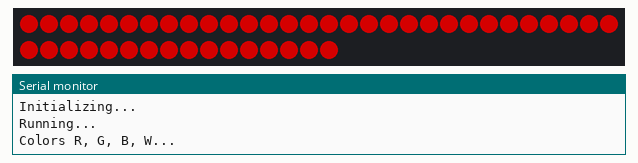
Bench run of a sketch on a simulated Arduino Uno, built with avr-gcc and run on an emulated ATmega328P. On the bench: 46 RGB LEDs in strip order, left to right, continuing on the next row, the last lines printed to the serial monitor. Dim RGB values are drawn brighter than linear.

Above: at 0.1 s.
At 2.1 s:
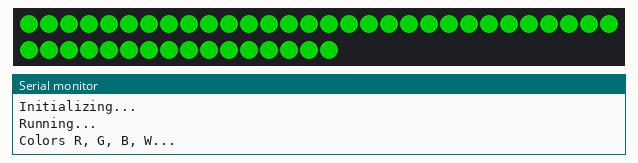
At 4.1 s:
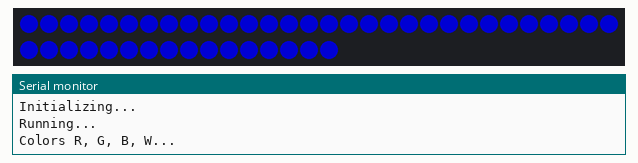
At 6.1 s:
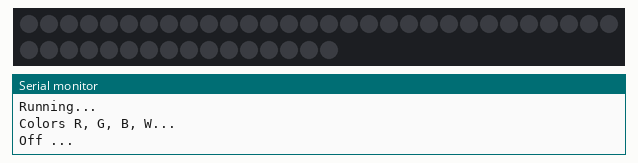

The sketch:

Board_test.ino
```cpp
// NeoPixelTest
// This example will cycle between showing four pixels as Red, Green, Blue, White
// and then showing those pixels as Black.
//
// Included but commented out are examples of configuring a NeoPixelBus for
// different color order including an extra white channel, different data speeds, and
// for Esp8266 different methods to send the data.
// NOTE: You will need to make sure to pick the one for your platform
//
//
// There is serial output of the current state so you can confirm and follow along
//

#include <NeoPixelBus.h>

const uint16_t PixelCount = 46; // this example assumes 4 pixels, making it smaller will cause a failure
const uint8_t PixelPin = 13;  // make sure to set this to the correct pin, ignored for Esp8266

#define colorSaturation 128

// three element pixels, in different order and speeds
NeoPixelBus<NeoGrbFeature, Neo800KbpsMethod> strip(PixelCount, PixelPin);
//NeoPixelBus<NeoRgbFeature, Neo400KbpsMethod> strip(PixelCount, PixelPin);

// For Esp8266, the Pin is omitted and it uses GPIO3 due to DMA hardware use.
// There are other Esp8266 alternative methods that provide more pin options, but also have
// other side effects.
// for details see wiki linked here https://github.com/Makuna/NeoPixelBus/wiki/ESP8266-NeoMethods

// You can also use one of these for Esp8266,
// each having their own restrictions
//
// These two are the same as above as the DMA method is the default
// NOTE: These will ignore the PIN and use GPI03 pin
//NeoPixelBus<NeoGrbFeature, NeoEsp8266Dma800KbpsMethod> strip(PixelCount, PixelPin);
//NeoPixelBus<NeoRgbFeature, NeoEsp8266Dma400KbpsMethod> strip(PixelCount, PixelPin);

// Uart method is good for the Esp-01 or other pin restricted modules
// for details see wiki linked here https://github.com/Makuna/NeoPixelBus/wiki/ESP8266-NeoMethods
// NOTE: These will ignore the PIN and use GPI02 pin
//NeoPixelBus<NeoGrbFeature, NeoEsp8266Uart1800KbpsMethod> strip(PixelCount, PixelPin);
//NeoPixelBus<NeoRgbFeature, NeoEsp8266Uart1400KbpsMethod> strip(PixelCount, PixelPin);

// The bitbang method is really only good if you are not using WiFi features of the ESP
// It works with all but pin 16
//NeoPixelBus<NeoGrbFeature, NeoEsp8266BitBang800KbpsMethod> strip(PixelCount, PixelPin);
//NeoPixelBus<NeoRgbFeature, NeoEsp8266BitBang400KbpsMethod> strip(PixelCount, PixelPin);

// four element pixels, RGBW
//NeoPixelBus<NeoRgbwFeature, Neo800KbpsMethod> strip(PixelCount, PixelPin);

RgbColor red(colorSaturation, 0, 0);
RgbColor green(0, colorSaturation, 0);
RgbColor blue(0, 0, colorSaturation);
RgbColor white(colorSaturation);
RgbColor black(0);

HslColor hslRed(red);
HslColor hslGreen(green);
HslColor hslBlue(blue);
HslColor hslWhite(white);
HslColor hslBlack(black);


void setup()
{
    Serial.begin(115200);
    while (!Serial); // wait for serial attach

    Serial.println();
    Serial.println("Initializing...");
    Serial.flush();

    // this resets all the neopixels to an off state
    strip.Begin();
    strip.Show();


    Serial.println();
    Serial.println("Running...");
}


void loop()
{

    Serial.println("Colors R, G, B, W...");

    // set the colors,
    // if they don't match in order, you need to use NeoGrbFeature feature
    for (uint16_t i = 0; i < PixelCount; i += 1)
        {
            strip.SetPixelColor(i, red);
        }
    // the following line demonstrates rgbw color support
    // if the NeoPixels are rgbw types the following line will compile
    // if the NeoPixels are anything else, the following line will give an error
    //strip.SetPixelColor(3, RgbwColor(colorSaturation));
    strip.Show();


    delay(2000);

    for (uint16_t i = 0; i < PixelCount; i += 1)
        {
            strip.SetPixelColor(i, green);
        }
    // the following line demonstrates rgbw color support
    // if the NeoPixels are rgbw types the following line will compile
    // if the NeoPixels are anything else, the following line will give an error
    //strip.SetPixelColor(3, RgbwColor(colorSaturation));
    strip.Show();


    delay(2000);

    for (uint16_t i = 0; i < PixelCount; i += 1)
        {
            strip.SetPixelColor(i, blue);
        }
    // the following line demonstrates rgbw color support
    // if the NeoPixels are rgbw types the following line will compile
    // if the NeoPixels are anything else, the following line will give an error
    //strip.SetPixelColor(3, RgbwColor(colorSaturation));
    strip.Show();


    delay(2000);

    Serial.println("Off ...");

    for (uint16_t i = 0; i < PixelCount; i += 1)
        {
            strip.SetPixelColor(i, black);
        }
    // the following line demonstrates rgbw color support
    // if the NeoPixels are rgbw types the following line will compile
    // if the NeoPixels are anything else, the following line will give an error
    //strip.SetPixelColor(3, RgbwColor(colorSaturation));
    strip.Show();

    delay(2000);

}
```

Measured:
- by itself, everything shown: repeats every 8.0 s, in 4 steps
- what the display in image 1 shows lasts 2.0 s, from 2.0 s to 4.0 s
